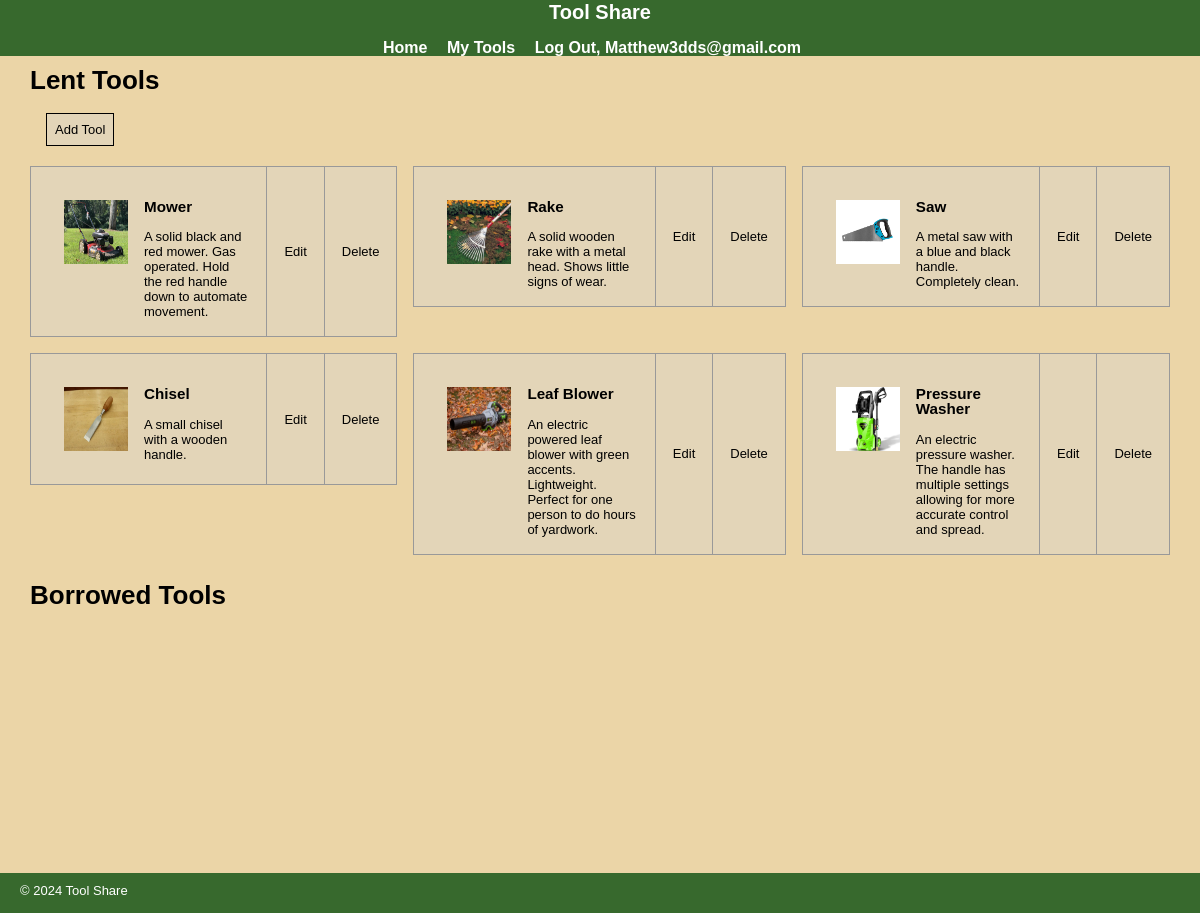
Page /mytools.php (signed in) on the committed database.
### tables this page shows
CREATE TABLE `transactions` (
  `id` int(11) NOT NULL,
  `tool_id` int(11) NOT NULL,
  `borrower_id` int(11) NOT NULL,
  `lender_id` int(11) NOT NULL
);

CREATE TABLE `tools` (
  `id` int(11) NOT NULL,
  `tool_name` varchar(20) NOT NULL,
  `description` varchar(255) NOT NULL,
  `availability` enum('available','in use') NOT NULL,
  `image` varchar(255) NOT NULL
);

### private/classes/DatabaseObject.class.php (called while the page is built, shortened)
<?php
class DatabaseObject {
  static protected $database;
  static protected $table_name = "";
  static public function set_database($database) {
    self::$database = $database;
  }
  static public function find_by_sql($sql) {
    $result = self::$database->query($sql);
    $object_array = [];
    while($record = $result->fetch_assoc()) {
      $object_array[] = static::instantiate($record);
    }
    return $object_array;
  }
  static public function find_all() {
    $sql = "SELECT * FROM " . static::$table_name;
    return static::find_by_sql($sql);
  }
  static protected function instantiate($record) {
    $object = new static;
    foreach($record as $property => $value) {
      if(property_exists($object, $property)) {
        $object->$property = $value;
      }
    }
    return $object;
  }
}
?>

### private/initialize.php (called while the page is built, shortened)
<?php
  require_once('functions.php');
  require_once('validation_functions.php');
  $session = new Session;
?>

### private/classes/Session.class.php (called while the page is built, shortened)
<?php
class Session {
  private function check_stored_login() {
    if(isset($_SESSION['user_id'])) {
      $this->user_id = $_SESSION['user_id'];
    }
  }
}
?>

### private/functions.php (called while the page is built, shortened)
<?php
function url_for($script_path) {
  if($script_path[0] != '/') {
    $script_path = "/" . $script_path;
  }
  return WWW_ROOT . $script_path;
}
function u($string="") {
  return urlencode($string);
}
function h($string="") {
  return htmlspecialchars($string);
}
?>

### private/validation_functions.php (called while the page is built, shortened)
<?php
  function is_blank($value) {
    return !isset($value) || trim($value) === '';
  }
?>

### mytools.php (the view, shortened to what this page needs)
<?php require_once('private/initialize.php'); ?>
<?php
$tools = Tool::find_all();
$transactions = Transaction::find_all();
?>
<?php include(SHARED_PATH . '/staff_header.php'); ?>
<div id="content">
  <div class="bicycles listing">
    <h1>Lent Tools</h1>
    <div class="actions">
      <a class="action" href="tools/new.php">Add Tool</a>
    </div>
  	<table class="list">
      <?php
        $user_id = $session->user_id;
        foreach($tools as $tool) {
          foreach($transactions as $transaction) {
            $this_transaction = $transaction->tool_id;
      ?>
            <?php if ($this_transaction == $tool->id) { ?>
              <?php if ($transaction->lender_id == $user_id) { ?>
              <tr>
                 <td><a href="<?php echo url_for('../tools/show.php?id=' . h(u($tool->id))); ?>">
                    <?php if (!is_blank($tool->image)) { ?>
                    <img src="../../images/<?php echo $tool->image; ?>" alt='<?php echo $tool->tool_name; ?>' width='64' height='64'>
                    <?php } ?>
                    <div id='toolinfo'>
                    <h3><?php echo h($tool->tool_name); ?></h3>
                    <?php echo h($tool->description); ?>
                    </div>
                  </a></td>
                  <td><a href="<?php echo url_for('../tools/edit.php?id=' . h(u($tool->id))); ?>">Edit</a></td>
                  <td><a href="<?php echo url_for('../tools/delete.php?id=' . h(u($tool->id))); ?>">Delete</a></td>
              </tr>
              <?php } ?>
            <?php } ?>
          <?php } ?>
        <?php } ?>
  	</table>
    <h1>Borrowed Tools</h1>
  </div>
</div>
<?php include(SHARED_PATH . '/staff_footer.php'); ?>

### stylesheets/staff.css (style rules this page uses)
html { width: 100%; height: 100%; }
body { width: 100%; height: 100%; margin: 0; padding: 0; font: 13px/15px Verdana, Arial, Helvetica, sans-serif; background-color: #ebd5a7; }
#content { height: 100%; padding: 0 30px; }
.actions { margin-bottom: 1em; padding: 1rem; }
.action { text-decoration: none; color: #000; border: 1px solid #000; padding: .5rem; background-color: #e3d5b8; }
table { border-collapse: collapse; vertical-align: top; }
table.list { width: 100%; margin-bottom: 1rem; }
.list tr { padding-bottom: 1rem; display: block; height: auto; width: 100%; }
table.list tr td { border: 1px solid #999999; background-color: #e3d5b8; float: center; margin: 25px auto; align-content: center; width: 100%; }
.list tr td a { text-decoration: none; color: #000; display: flex; justify-content: left; padding: 1rem; height: auto; }
.list img { margin: 0; padding: 1rem; }
#toolinfo { display: block; }

### rows in the picture
transactions: tool.image (picture), tool.tool_name "Mower", tool.description "A solid black and red mower. Gas operated. Hold the red handle down to automate movement."
transactions: tool.image (picture), tool.tool_name "Rake", tool.description "A solid wooden rake with a metal head. Shows little signs of wear."
transactions: tool.image (picture), tool.tool_name "Saw", tool.description "A metal saw with a blue and black handle. Completely clean."
transactions: tool.image (picture), tool.tool_name "Chisel", tool.description "A small chisel with a wooden handle."
transactions: tool.image (picture), tool.tool_name "Leaf Blower", tool.description "An electric powered leaf blower with green accents. Lightweight. Perfect for one person to do hours of yardwork."
transactions: tool.image (picture), tool.tool_name "Pressure Washer", tool.description "An electric pressure washer. The handle has multiple settings allowing for more accurate control and spread."

### other values in the picture
$session->name "Matthew3dds@gmail.com"
